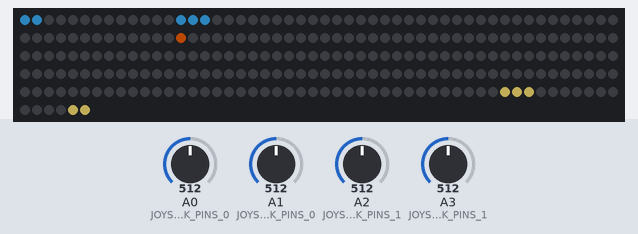
This sketch was run on a simulated Arduino Uno, built with avr-gcc and run on an emulated ATmega328P. Parts: 256 RGB LEDs in strip order, left to right, continuing on the next row. Inputs (shaded band) come from the test bench; at power-on: A0 (JOYSTICK_PINS_0) = 512, A2 (JOYSTICK_PINS_1) = 512, A1 (JOYSTICK_PINS_0) = 512, A3 (JOYSTICK_PINS_1) = 512. Dim RGB values are drawn brighter than linear; random numbers use the default seed unless the sketch sets one.

Above: at 4.06 s.
4.1 s: A0 (JOYSTICK_PINS_0) set to 190
6.0 s: A2 (JOYSTICK_PINS_1) set to 190
7.7 s: A0 (JOYSTICK_PINS_0) set to 910
9.8 s: A2 (JOYSTICK_PINS_1) set to 910
11.5 s: A0 (JOYSTICK_PINS_0) set to 30
13.6 s: A2 (JOYSTICK_PINS_1) set to 30
Timing chart, 0 to 16.3 s (numbered marks = the images above; inputs shaded):
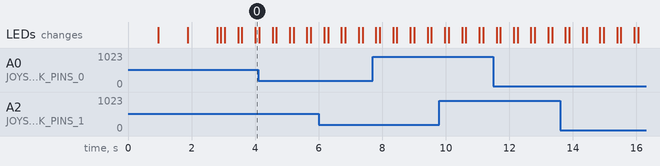

The sketch:

viroritaGame.ino
```cpp
#include <Adafruit_NeoPixel.h>
#include <LinkedList.h>


// datos de la serpiente
struct serp_dat {
  int id;
  int read[2] = {512, 512}; // Joysticks
  int joystick[2]; // Joysticks, pines de x y y
  int head[2]; // punta de serpiente
  LinkedList<int> tail = LinkedList<int>(); // posicion de la serp
  uint32_t color;
  uint32_t headColor;
  char direcc; // direccion de serpiente
};

const int SIDE = 16; // tamañode matriz por lado
const int jugadores = 2; // jugadores participantes
//funcion para que sean inversas una de la otra serpiente
const char DICT[2][4] = {{'d', 'u', 'r', 'l'}, {'u', 'd', 'l', 'r'}};

const int LED_PIN = 3; // pin de salida de matriz

Adafruit_NeoPixel strip = Adafruit_NeoPixel(256, LED_PIN, NEO_GRB + NEO_KHZ800);

// variables de serpientes (colores y pines de mando en arduino)
                            //  X   Y
const int JOYSTICK_PINS_0[2] = {A0, A1};
const int JOYSTICK_PINS_1[2] = {A2, A3};

const int INITIAL_HEAD_POS_0[2] = {0, 0};
const int INITIAL_HEAD_POS_1[2] = {15, 15};
const int INITIAL_TAIL_0[5] = {0, 1, 2, 3, 4};
const int INITIAL_TAIL_1[5] = {240, 241, 242, 243, 244};
//  colores de serpientes y color de contador
                                         //(R   G   B)
const uint32_t SNAKE_COLOR_0 = strip.Color(52, 152, 219);
const uint32_t SNAKE_COLOR_1 = strip.Color(247, 220, 111);
const uint32_t contador = strip.Color(108, 52, 131);


// conteo de 3 - 1 en matriz
const int yew_tres[13] = {89, 88, 87, 86, 73, 54, 56, 55, 41, 22, 25, 24, 23};
const int yew_dos[14] = {89, 88, 87, 86, 73, 57, 56, 55, 54, 38, 25, 24, 23, 22};
const int yew_uno[10] = {23, 40, 55, 72, 87, 24, 39, 56, 71, 88};

serp_dat serps[jugadores];
int ganador;
int comida;
//valor para el retardo
int delayValue;

void setup() {
  randomSeed(analogRead(1));
  strip.begin();
  strip.setBrightness(90);
  strip.show();

  inicioValores();
}

void inicioValores() {
  setupSerp(&serps[0], 0, JOYSTICK_PINS_0, INITIAL_HEAD_POS_0, INITIAL_TAIL_0, strip.Color(52, 152, 219), strip.Color(52, 152, 219), 'l');
  setupSerp(&serps[1], 1, JOYSTICK_PINS_1, INITIAL_HEAD_POS_1, INITIAL_TAIL_1, strip.Color(247, 220, 111), strip.Color(247, 220, 111), 'r');
  delayValue = 300;
  iniciarCont();
  setComidaPos();
  printCom();
}


void setupSerp(serp_dat *serpiente, int id, int joystick[2], int head[2], int tail[4], uint32_t color, uint32_t headColor, char direction) {
  serpiente->id = id;
  serpiente->joystick[0] = joystick[0];
  serpiente->joystick[1] = joystick[1];
  serpiente->head[0] = head[0];
  serpiente->head[1] = head[1];

  for (int i = 0; i < 5; i++) {
    serpiente->tail.add(tail[i]);
  }

  serpiente->color = color;
  serpiente->headColor = headColor;
  serpiente->direcc = direction;
}
//inicia contador de inicio
void iniciarCont() {
  // 3
  for (int i = 0; i < 13; i++) {
    strip.setPixelColor(yew_tres[i], contador);
  }
  strip.show();
  delay(900);
  turnOffLeds();

  //  2
  for (int i = 0; i < 14; i++) {
    strip.setPixelColor(yew_dos[i], contador);
  }

  strip.show();
  delay(900);
  turnOffLeds();

  //  1
  for (int i = 0; i < 10; i++) {
    strip.setPixelColor(yew_uno[i], contador);
  }

  strip.show();
  delay(900);
  turnOffLeds();
}

void loop() {
  ganador = isEndGame();

  if (ganador == -1)
    principal();
  else {
    reiniciaJuego();
  }
}

void principal() {
  for (int i = 0; i < jugadores; i++) {
    getMovi(&serps[i]);
    moveSerp(&serps[i]);
  }

  // con este delay la velocidad se ajustara si se quiere igual o que aumente conforme pase mas tiempo
  if (delayValue > 0)
    delay(delayValue = delayValue);
}

void getMovi(serp_dat *serpiente) {
  serpiente->read[0] = analogRead(serpiente->joystick[0]);
  delay(100);
  serpiente->read[1] = analogRead(serpiente->joystick[1]);

  if (serpiente->read[0] >= 900) {
    serpiente->direcc = DICT[serpiente->id][0];
  } else if (serpiente->read[0] < 200) {
    serpiente->direcc = DICT[serpiente->id][1];
  } else if (serpiente->read[1] < 200) {
    serpiente->direcc = DICT[serpiente->id][2];
  } else if (serpiente->read[1] >= 900) {
    serpiente->direcc = DICT[serpiente->id][3];
  }
}

void moveSerp(serp_dat *serpiente) {
  if (!comeC(serpiente)) {
    int pos = serpiente->tail.pop();
    strip.setPixelColor(pos, strip.Color(0, 0, 0));
    strip.show();
  } else {
    setComidaPos();
    printCom();
  }

  nextRow(serpiente);
  nextColumn(serpiente);
  serpiente->tail.add(0, transform(serpiente->head[0], serpiente->head[1]));

  for (int i = 1; i < serpiente->tail.size(); i++) {
    strip.setPixelColor(serpiente->tail.get(i), serpiente->color);
  }

  strip.setPixelColor(serpiente->tail.get(0), serpiente->headColor);
  strip.show();
}

void nextRow(serp_dat *serpiente) {
  switch (serpiente->direcc) {
    case 'u':
      serpiente->head[0] += 1;
      break;
    case 'd':
      serpiente->head[0] -= 1;
      break;
  }

  if (serpiente->head[0] < 0)
    serpiente->head[0] = SIDE - 1;

  serpiente->head[0] = serpiente->head[0] % SIDE;
}

void nextColumn(serp_dat *serpiente) {
  switch (serpiente->direcc) {
    case 'r':
      serpiente->head[1] += 1;
      break;
    case 'l':
      serpiente->head[1] -= 1;
      break;
  }

  if (serpiente->head[1] < 0)
    serpiente->head[1] = SIDE - 1;

  serpiente->head[1] = serpiente->head[1] % SIDE;
}

// Transform matrix position given in row and column to the actual matrix position
int transform(int row, int column) {
  if (row % 2 == 1)
    return row * SIDE + SIDE - (column + 1);

  return row*SIDE + column;
}

void setComidaPos() {
  comida = transform(random(SIDE), random(SIDE));

  for (int i = 0; i < jugadores; i++) {
    for (int j = 0; j < serps[i].tail.size(); j++) {
      if (comida == serps[i].tail.get(j))
        setComidaPos();
    }
  }
}
///color de la manzana
void printCom() {
  strip.setPixelColor(comida, strip.Color(211, 84, 0));
}

bool comeC(serp_dat *serpiente) {
  return serpiente->tail.get(0) == comida;
}

int isEndGame() {
  int randValue = random(2);

  if (randValue == 0) {
    if (checkWinner(&serps[0], &serps[1]))
      return 0;
    if (checkWinner(&serps[1], &serps[0]))
      return 1;
  } else {
    if (checkWinner(&serps[1], &serps[0]))
      return 1;
    if (checkWinner(&serps[0], &serps[1]))
      return 0;
  }

  return -1;
}

// comprobacion de la punta de serpiente si choca con la otra
bool checkWinner(serp_dat *snake_w, serp_dat *snake_l) {
  for (int i = 0; i < snake_w->tail.size(); i++) {
    if (snake_l->tail.get(0) == snake_w->tail.get(i)){
      return true;
    }
  }

  return false;
}


void turnOffLeds() {
  for (int i = 0; i < strip.numPixels(); i++) {
    strip.setPixelColor(i, strip.Color(0, 0, 0));
  }

  strip.show();
}

void reiniciaJuego() {
  for (int i = 0; i < jugadores; i++) {
    serps[i].tail.clear();
  }

  inicioValores();
}
```
